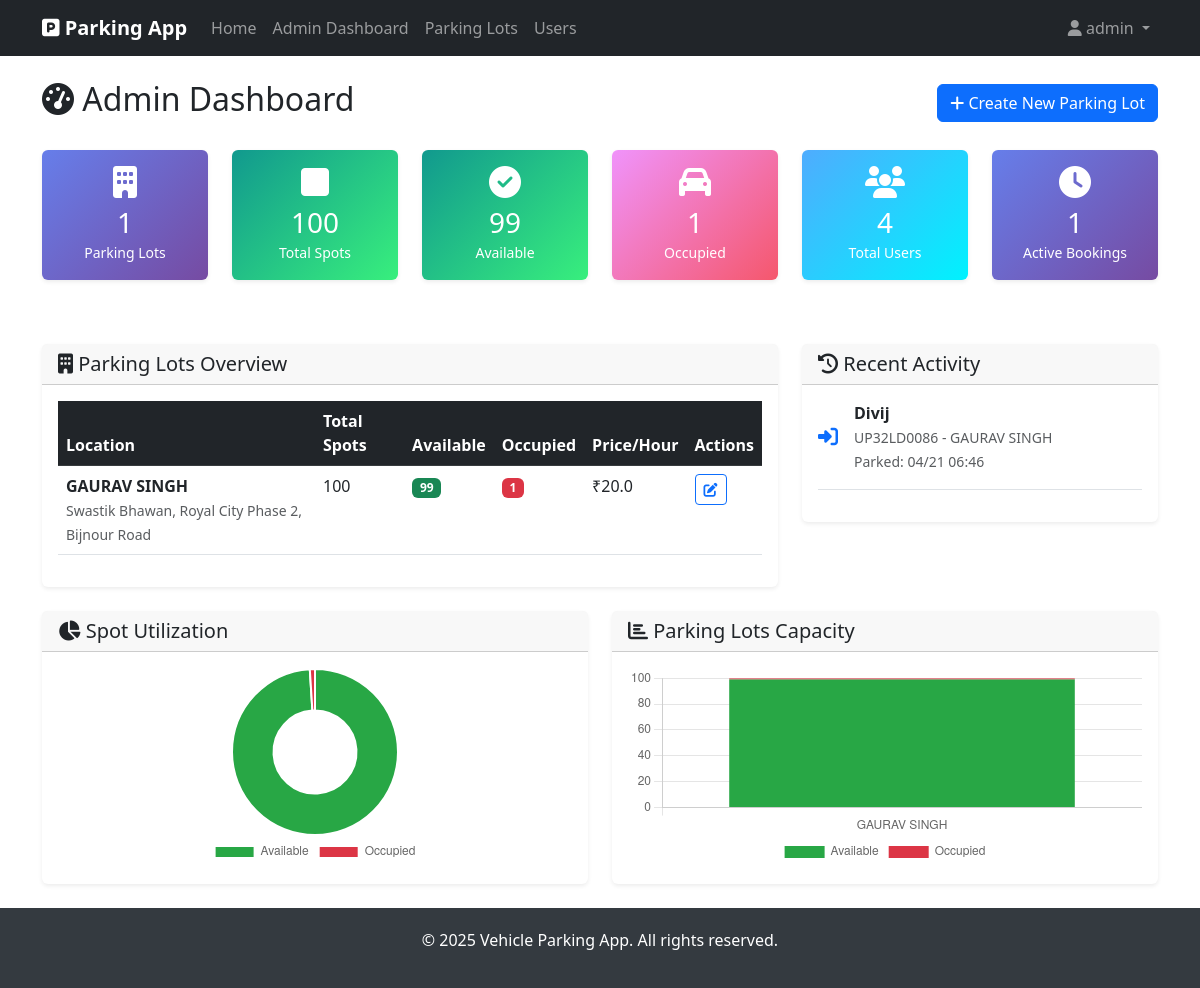
The page /admin/dashboard (signed in) on the database its author committed.
### models.py (models this page shows, shortened)
class User(UserMixin, db.Model):
    __tablename__ = 'users'
    id = db.Column(db.Integer, primary_key=True)
    username = db.Column(db.String(80), unique=True, nullable=False)
    email = db.Column(db.String(120), unique=True, nullable=False)
    password_hash = db.Column(db.String(120), nullable=False)
    phone = db.Column(db.String(15), nullable=True)
    is_admin = db.Column(db.Boolean, default=False, nullable=False)
    created_at = db.Column(db.DateTime, default=datetime.utcnow)
    reservations = db.relationship('Reservation', backref='user', lazy=True, cascade='all, delete-orphan')

class ParkingLot(db.Model):
    __tablename__ = 'parking_lots'
    id = db.Column(db.Integer, primary_key=True)
    prime_location_name = db.Column(db.String(100), nullable=False)
    address = db.Column(db.Text, nullable=False)
    pin_code = db.Column(db.String(10), nullable=False)
    price_per_hour = db.Column(db.Float, nullable=False, default=50.0)
    maximum_number_of_spots = db.Column(db.Integer, nullable=False)
    created_at = db.Column(db.DateTime, default=datetime.utcnow)
    parking_spots = db.relationship('ParkingSpot', backref='lot', lazy=True, cascade='all, delete-orphan')
    def get_available_spots_count(self):
        return ParkingSpot.query.filter_by(lot_id=self.id, status='A').count()
    def get_occupied_spots_count(self):
        return ParkingSpot.query.filter_by(lot_id=self.id, status='O').count()

class Reservation(db.Model):
    __tablename__ = 'reservations'
    id = db.Column(db.Integer, primary_key=True)
    spot_id = db.Column(db.Integer, db.ForeignKey('parking_spots.id'), nullable=False)
    user_id = db.Column(db.Integer, db.ForeignKey('users.id'), nullable=False)
    vehicle_number = db.Column(db.String(20), nullable=False)
    parking_timestamp = db.Column(db.DateTime, default=datetime.utcnow, nullable=False)
    leaving_timestamp = db.Column(db.DateTime, nullable=True)
    parking_cost = db.Column(db.Float, nullable=True)

### controllers.py (the view)
@admin.route('/dashboard')
@login_required
def dashboard():
    if not current_user.is_admin:
        flash('Access denied', 'error')
        return redirect(url_for('main.index'))
    total_lots = ParkingLot.query.count()
    total_spots = ParkingSpot.query.count()
    occupied_spots = ParkingSpot.query.filter_by(status='O').count()
    available_spots = ParkingSpot.query.filter_by(status='A').count()
    total_users = User.query.filter_by(is_admin=False).count()
    active_reservations = Reservation.query.filter_by(leaving_timestamp=None).count()
    recent_reservations = Reservation.query.order_by(Reservation.parking_timestamp.desc()).limit(5).all()
    parking_lots = ParkingLot.query.all()
    return render_template('admin_dashboard.html',
                         total_lots=total_lots,
                         total_spots=total_spots,
                         occupied_spots=occupied_spots,
                         available_spots=available_spots,
                         total_users=total_users,
                         active_reservations=active_reservations,
                         recent_reservations=recent_reservations,
                         parking_lots=parking_lots)

### templates/admin_dashboard.html (shortened to what this page needs)
{% extends "base.html" %}
{% block content %}
<div class="d-flex justify-content-between align-items-center mb-4">
    <h2><i class="fas fa-tachometer-alt"></i> Admin Dashboard</h2>
    <div>
        <a href="{{ url_for('admin.create_lot') }}" class="btn btn-primary">
            <i class="fas fa-plus"></i> Create New Parking Lot
        </a>
    </div>
</div>
<div class="row mb-5">
    <div class="col-md-2 mb-3">
        <div class="card stat-card">
            <div class="card-body text-center">
                <i class="fas fa-building fa-2x mb-2"></i>
                <h3 class="mb-0">{{ total_lots }}</h3>
                <small>Parking Lots</small>
            </div>
        </div>
    </div>
    <div class="col-md-2 mb-3">
        <div class="card stat-card success">
            <div class="card-body text-center">
                <i class="fas fa-square fa-2x mb-2"></i>
                <h3 class="mb-0">{{ total_spots }}</h3>
                <small>Total Spots</small>
            </div>
        </div>
    </div>
    <div class="col-md-2 mb-3">
        <div class="card stat-card success">
            <div class="card-body text-center">
                <i class="fas fa-check-circle fa-2x mb-2"></i>
                <h3 class="mb-0">{{ available_spots }}</h3>
                <small>Available</small>
            </div>
        </div>
    </div>
    <div class="col-md-2 mb-3">
        <div class="card stat-card warning">
            <div class="card-body text-center">
                <i class="fas fa-car fa-2x mb-2"></i>
                <h3 class="mb-0">{{ occupied_spots }}</h3>
                <small>Occupied</small>
            </div>
        </div>
    </div>
    <div class="col-md-2 mb-3">
        <div class="card stat-card info">
            <div class="card-body text-center">
                <i class="fas fa-users fa-2x mb-2"></i>
                <h3 class="mb-0">{{ total_users }}</h3>
                <small>Total Users</small>
            </div>
        </div>
    </div>
    <div class="col-md-2 mb-3">
        <div class="card stat-card">
            <div class="card-body text-center">
                <i class="fas fa-clock fa-2x mb-2"></i>
                <h3 class="mb-0">{{ active_reservations }}</h3>
                <small>Active Bookings</small>
            </div>
        </div>
    </div>
</div>
<div class="row">
    <div class="col-md-8 mb-4">
        <div class="card">
            <div class="card-header">
                <h5 class="mb-0"><i class="fas fa-building"></i> Parking Lots Overview</h5>
            </div>
            <div class="card-body">
                {% if parking_lots %}
                    <div class="table-responsive">
                        <table class="table table-hover">
                            <thead class="table-dark">
                                <tr>
                                    <th>Location</th>
                                    <th>Total Spots</th>
                                    <th>Available</th>
                                    <th>Occupied</th>
                                    <th>Price/Hour</th>
                                    <th>Actions</th>
                                </tr>
                            </thead>
                            <tbody>
                                {% for lot in parking_lots %}
                                <tr>
                                    <td>
                                        <strong>{{ lot.prime_location_name }}</strong><br>
                                        <small class="text-muted">{{ lot.address }}</small>
                                    </td>
                                    <td>{{ lot.maximum_number_of_spots }}</td>
                                    <td>
                                        <span class="badge bg-success">{{ lot.get_available_spots_count() }}</span>
                                    </td>
                                    <td>
                                        <span class="badge bg-danger">{{ lot.get_occupied_spots_count() }}</span>
                                    </td>
                                    <td>₹{{ lot.price_per_hour }}</td>
                                    <td>
                                        <a href="{{ url_for('admin.edit_lot', lot_id=lot.id) }}"
                                           class="btn btn-sm btn-outline-primary">
                                            <i class="fas fa-edit"></i>
                                        </a>
                                    </td>
                                </tr>
                                {% endfor %}
                            </tbody>
                        </table>
                    </div>
                {% endif %}
            </div>
        </div>
    </div>
    <div class="col-md-4 mb-4">
        <div class="card">
            <div class="card-header">
                <h5 class="mb-0"><i class="fas fa-history"></i> Recent Activity</h5>
            </div>
            <div class="card-body">
                {% if recent_reservations %}
                    {% for reservation in recent_reservations %}
                    <div class="d-flex align-items-center mb-3 pb-3 border-bottom">
                        <div class="flex-shrink-0">
                            {% if reservation.leaving_timestamp %}
                                <i class="fas fa-sign-out-alt text-success fa-lg"></i>
                            {% else %}
                                <i class="fas fa-sign-in-alt text-primary fa-lg"></i>
                            {% endif %}
                        </div>
                        <div class="flex-grow-1 ms-3">
                            <div class="fw-bold">{{ reservation.user.username }}</div>
                            <small class="text-muted">
                                {{ reservation.vehicle_number }} -
                                {{ reservation.spot.lot.prime_location_name }}
                            </small><br>
                            <small class="text-muted">
                                {% if reservation.leaving_timestamp %}
                                    Left: {{ reservation.leaving_timestamp.strftime('%m/%d %H:%M') }}
                                {% else %}
                                    Parked: {{ reservation.parking_timestamp.strftime('%m/%d %H:%M') }}
                                {% endif %}
                            </small>
                        </div>
                    </div>
                    {% endfor %}
                {% else %}
                    <div class="text-center py-3">
                        <i class="fas fa-history fa-2x text-muted mb-2"></i>
                        <p class="text-muted">No recent activity</p>
                    </div>
                {% endif %}
            </div>
        </div>
    </div>
</div>
<div class="row">
    <div class="col-md-6 mb-4">
        <div class="card">
            <div class="card-header">
                <h5 class="mb-0"><i class="fas fa-chart-pie"></i> Spot Utilization</h5>
            </div>
            <div class="card-body">
                <canvas id="utilizationChart" height="200"></canvas>
            </div>
        </div>
    </div>
    <div class="col-md-6 mb-4">
        <div class="card">
            <div class="card-header">
                <h5 class="mb-0"><i class="fas fa-chart-bar"></i> Parking Lots Capacity</h5>
            </div>
            <div class="card-body">
                <canvas id="capacityChart" height="200"></canvas>
            </div>
        </div>
    </div>
</div>
{% endblock %}
{% block extra_js %}
<script>
// Check if charts exist before creating them
if (document.getElementById('utilizationChart')) {
    // Utilization Pie Chart
    const utilizationCtx = document.getElementById('utilizationChart').getContext('2d');
    new Chart(utilizationCtx, {
        type: 'doughnut',
        data: {
            labels: ['Available', 'Occupied'],
            datasets: [{
                data: [{{ available_spots|default(0) }}, {{ occupied_spots|default(0) }}],
                backgroundColor: ['#28a745', '#dc3545'],
                borderWidth: 2
            }]
        },
        options: {
            responsive: true,
            maintainAspectRatio: false,
            plugins: {
                legend: {
                    position: 'bottom'
                }
            }
        }
    });
}
if (document.getElementById('capacityChart')) {
    // Capacity Bar Chart
    const capacityCtx = document.getElementById('capacityChart').getContext('2d');
    const lotNames = [
        {% for lot in parking_lots %}
            '{{ lot.prime_location_name|replace("'", "\\'") }}'{% if not loop.last %},{% endif %}
        {% endfor %}
    ];
    const availableData = [
        {% for lot in parking_lots %}
            {{ lot.get_available_spots_count() }}{% if not loop.last %},{% endif %}
        {% endfor %}
    ];
    const occupiedData = [
        {% for lot in parking_lots %}
            {{ lot.get_occupied_spots_count() }}{% if not loop.last %},{% endif %}
        {% endfor %}
    ];
    new Chart(capacityCtx, {
        type: 'bar',
        data: {
            labels: lotNames,
            datasets: [{
                label: 'Available',
                data: availableData,
                backgroundColor: '#28a745'
            }, {
                label: 'Occupied',
                data: occupiedData,
                backgroundColor: '#dc3545'
            }]
        },
        options: {
            responsive: true,
            maintainAspectRatio: false,
            scales: {
                x: {
                    stacked: true
                },
                y: {
                    stacked: true,
                    beginAtZero: true
                }
            },
            plugins: {
                legend: {
                    position: 'bottom'
                }
            }
        }
    });
}
</script>
{% endblock %}

### templates/base.html (shortened to what this page needs)
<!DOCTYPE html>
<html lang="en">
<head>
    <link href="https://cdnjs.cloudflare.com/ajax/libs/bootstrap/5.3.0/css/bootstrap.min.css" rel="stylesheet">
    <link href="https://cdnjs.cloudflare.com/ajax/libs/font-awesome/6.4.0/css/all.min.css" rel="stylesheet">
</head>
<body>
    <nav class="navbar navbar-expand-lg navbar-dark bg-dark">
        <div class="container">
            <a class="navbar-brand" href="{{ url_for('main.index') }}">
                <i class="fas fa-parking"></i> Parking App
            </a>
            <div class="collapse navbar-collapse" id="navbarNav">
                <ul class="navbar-nav me-auto">
                    <li class="nav-item">
                        <a class="nav-link" href="{{ url_for('main.index') }}">Home</a>
                    </li>
                    {% if current_user.is_authenticated %}
                        {% if current_user.is_admin %}
                            <li class="nav-item">
                                <a class="nav-link" href="{{ url_for('admin.dashboard') }}">Admin Dashboard</a>
                            </li>
                            <li class="nav-item">
                                <a class="nav-link" href="{{ url_for('admin.parking_lots') }}">Parking Lots</a>
                            </li>
                            <li class="nav-item">
                                <a class="nav-link" href="{{ url_for('admin.users') }}">Users</a>
                            </li>
                        {% else %}
                            <li class="nav-item">
                                <a class="nav-link" href="{{ url_for('user.dashboard') }}">Dashboard</a>
                            </li>
                        {% endif %}
                    {% endif %}
                </ul>
                <ul class="navbar-nav">
                    {% if current_user.is_authenticated %}
                        <li class="nav-item dropdown">
                            <a class="nav-link dropdown-toggle" href="#" role="button" data-bs-toggle="dropdown">
                                <i class="fas fa-user"></i> {{ current_user.username }}
                            </a>
                        </li>
                    {% endif %}
                </ul>
            </div>
        </div>
    </nav>
    <main class="{% block main_class %}container mt-4{% endblock %}">
        {% block content %}{% endblock %}
    </main>
    <footer class="footer mt-auto">
        <div class="container text-center">
            <p>&copy; 2025 Vehicle Parking App. All rights reserved.</p>
        </div>
    </footer>
    {% block extra_js %}{% endblock %}
</body>
</html>

### rows shown on the page
User: username "admin"
ParkingLot: prime_location_name "GAURAV SINGH", address "Swastik Bhawan, Royal City Phase 2, Bijnour Road", maximum_number_of_spots "100", get_available_spots_count "99", get_occupied_spots_count "1", price_per_hour "20.0"
Reservation: user.username "Divij", vehicle_number "UP32LD0086", spot.lot.prime_location_name "GAURAV SINGH", parking_timestamp "04/21 06:46"

### other values the page prints
{{ total_lots }} "1"
{{ total_spots }} "100"
{{ available_spots }} "99"
{{ occupied_spots }} "1"
{{ total_users }} "4"
{{ active_reservations }} "1"
chart data {{ available_spots|default(0) }} 99
chart data {{ occupied_spots|default(0) }} 1
chart data {{ lot.prime_location_name|replace("'", "\\'") }} GAURAV SINGH
chart data {{ lot.get_available_spots_count() }} 99
